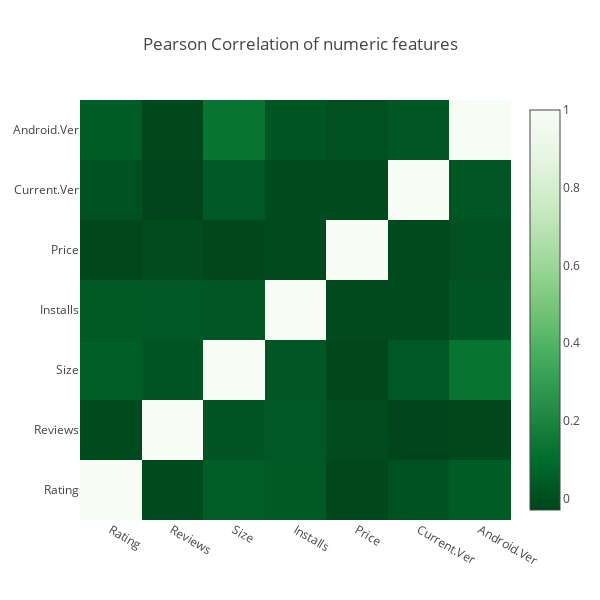

Write notebook code for a chart like this one.
### Code cell
data = [
    go.Heatmap(
        z = df_temp1.corr().values,
        x = df_temp1.corr().columns.values,
        y = df_temp1.corr().columns.values,
        colorscale='Greens',
        reversescale=False,
    )
]

layout = go.Layout(
    title='Pearson Correlation of numeric features',
    xaxis = dict(ticks=''),
    yaxis = dict(ticks='' ),
    width = 600, height = 600,
    margin = dict(
        l = 80
    )
)

fig = go.Figure(data=data, layout=layout)
py.iplot(fig, filename='labelled-heatmap')

### Figure 1 — Plotly figure (JSON) as saved in the notebook; plotly's stock layout.template omitted (floating-point values rounded to 4 significant figures)
{"data": [{"colorscale": "Greens", "reversescale": false, "type": "heatmap", "uid": "f861a134-5631-11e9-a03c-86007052c501", "x": ["Rating", "Reviews", "Size", "Installs", "Price", "Current.Ver", "Android.Ver"], "y": ["Rating", "Reviews", "Size", "Installs", "Price", "Current.Ver", "Android.Ver"], "z": [[1, -0.007535, 0.04862, 0.04007, -0.01953, 0.01003, 0.04624], [-0.007535, 1, 0.02516, 0.03557, -0.003684, -0.0296, -0.01867], [0.04862, 0.02516, 1, 0.03064, -0.01963, 0.03654, 0.1301], [0.04007, 0.03557, 0.03064, 1, -0.009406, -0.007244, 0.02776], [-0.01953, -0.003684, -0.01963, -0.009406, 1, -0.006753, 0.008163], [0.01003, -0.0296, 0.03654, -0.007244, -0.006753, 1, 0.03028], [0.04624, -0.01867, 0.1301, 0.02776, 0.008163, 0.03028, 1]]}], "layout": {"height": 600, "margin": {"l": 80}, "title": "Pearson Correlation of numeric features", "width": 600, "xaxis": {"ticks": ""}, "yaxis": {"ticks": ""}}}
